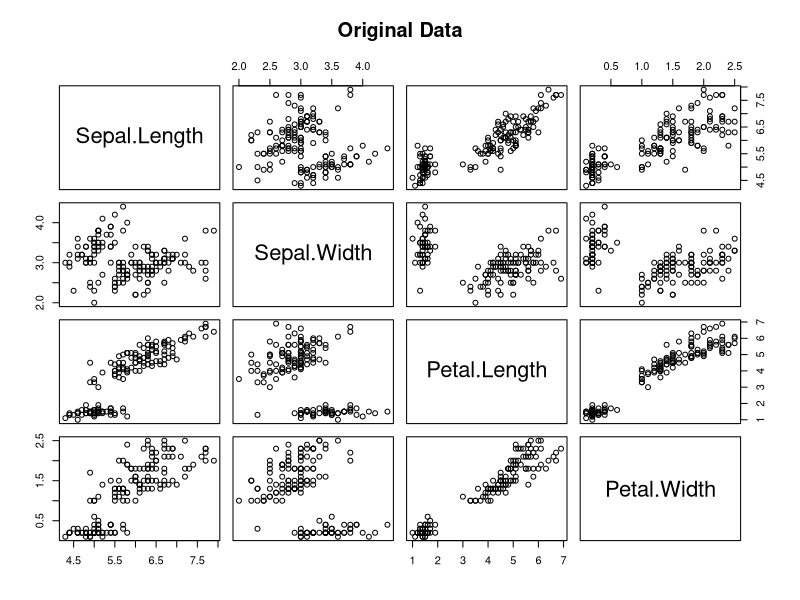
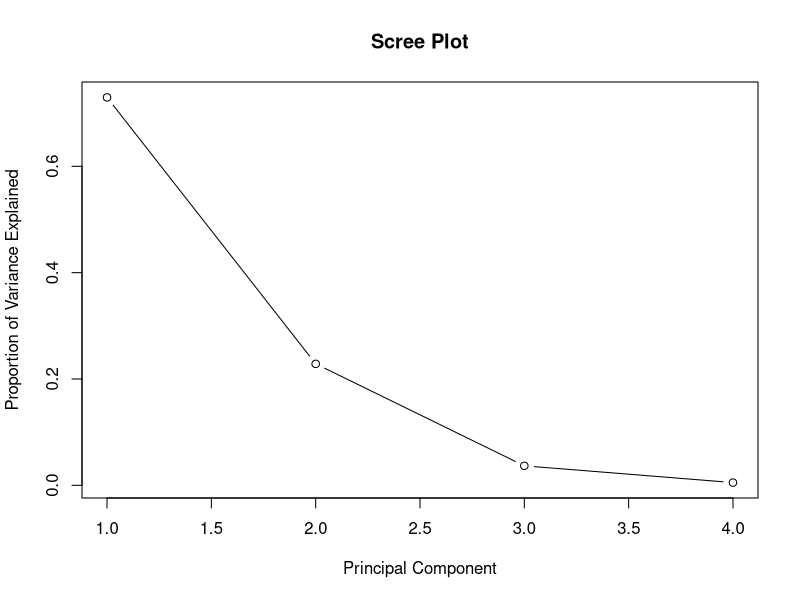
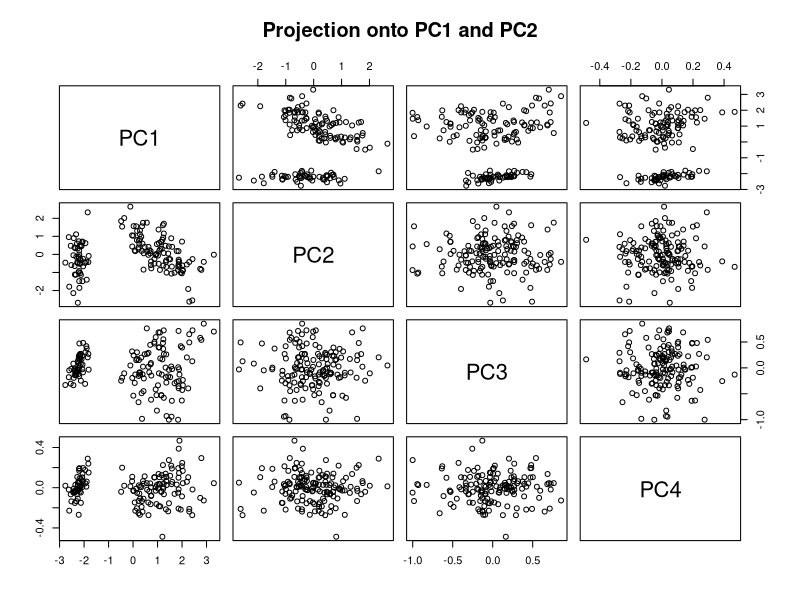
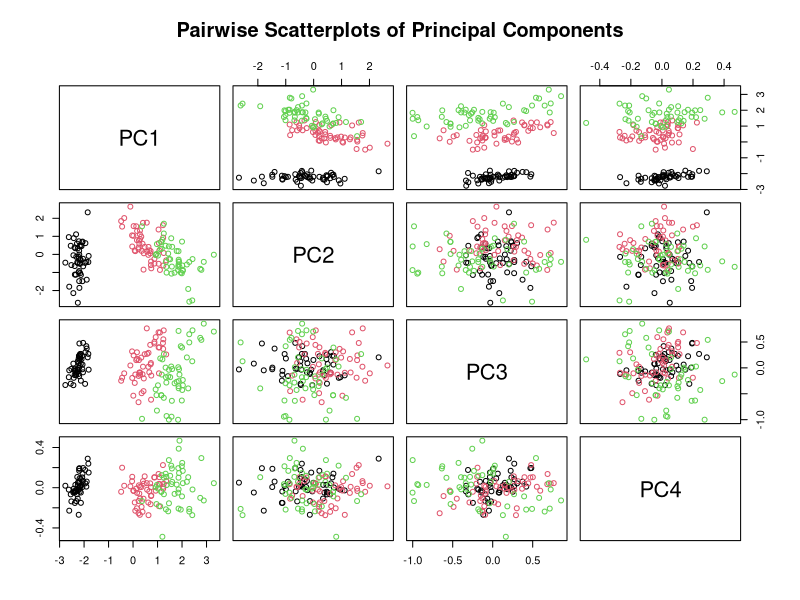

These charts were generated, in order, by the following R code:
library(ggplot2)

pca <- function(data, n_components = NULL) {
    # test
    print(summary(data))
    print(sprintf("standard deviation x: %f", sd(data$x)))
    print(sprintf("standard deviation x: %f", sd(data$y)))

    # Step 1: Standardize the Data
    data_scaled <- scale(d, center = TRUE, scale = TRUE)
    # plot(data_scaled, col = "red", pch = 16, cex = 2, )
    # Step 2: Compute the Covariance Matrix
    covariance_matrix <- cov(data_scaled)
    print(covariance_matrix)
    # Step 3: Compute the Eigenvectors and Eigenvalues
    eig <- eigen(covariance_matrix)
    eigenvalues <- eig$values
    eigenvectors <- eig$vectors
    print("eigenvalues :")
    print(eigenvalues)
    print("eigenvectors :")
    print(eigenvectors)
    # Step 4: Sort Eigenvalues and Corresponding Eigenvectors
    sorted_indices <- order(eigenvalues, decreasing = TRUE)
    eigenvalues <- eigenvalues[sorted_indices]
    eigenvectors <- eigenvectors[, sorted_indices]

    # Step 5: Select Number of Principal Components
    if (is.null(n_components)) {
        n_components <- ncol(data)
    }
    eigenvectors <- eigenvectors[, 1:n_components]

    # Step 6: Transform the Data
    pca_transformed <- data_scaled %*% eigenvectors
    return(list(
        transformed_data = pca_transformed,
        eigenvalues = eigenvalues,
        eigenvectors = eigenvectors,
        data_scaled = data_scaled
    ))
}
# Step 1: Load the Data
# d <- expand.grid(x = 1:10, y = 1:10)
# d$x <- 2 * d$x
d <- iris[, 1:4]

# png("unit3/output/p2_pcamanual.png")
# par(mfrow = c(2, 2))
png("unit3/output/p2_manual_origin.png")
plot(d, main = "Original Data")
dev.off()
# Apply PCA to dataset d
pca_result <- pca(d)

# print(pca_result$eigenvectors)

pc_df <- as.data.frame(pca_result$transformed_data)
colnames(pc_df) <- paste0("PC", 1:ncol(pc_df))
# print(pca_result$eigenvalues)
variance_explained <- pca_result$eigenvalues / sum(pca_result$eigenvalues)
png("unit3/output/p2_manual_screeplot.png")
plot(variance_explained, type = "b", main = "Scree Plot", 
     xlab = "Principal Component", ylab = "Proportion of Variance Explained")
dev.off()


png("unit3/output/p2_manual_pca.png")
plot(pc_df, main = "Projection onto PC1 and PC2")
dev.off()
# pairs(pc_df[, 1:2], main = "Pairwise Scatterplots of Principal Components")

png("unit3/output/p2_manual_pairwise.png")
pc_df$Species <- iris$Species
pairs(pc_df[, 1:4],col = as.numeric(pc_df$Species), main = "Pairwise Scatterplots of Principal Components")
dev.off()
# biplot(pca_result$transformed_data, pca_result$eigenvectors,
#     main = "PCA Biplot (New Coordinate System)"
# )



revert_data <- function(origin_data,pca_result) {
    # Step 1: Multiply PC scores by the transpose of eigenvectors
    X_scaled_reconstructed <- pca_result$transformed_data %*% t(pca_result$eigenvectors)

    # Step 2: Rescale back to original scale (undo standardization)
    X_reconstructed <- sweep(X_scaled_reconstructed, 2, attr(pca_result$data_scaled, "scaled:scale"), "*")
    X_reconstructed <- sweep(X_reconstructed, 2, attr(pca_result$data_scaled, "scaled:center"), "+")

    # Convert to dataframe
    X_reconstructed <- as.data.frame(X_reconstructed)
    colnames(X_reconstructed) <- colnames(data) # Restore original column names

    # Print reconstructed data (should be close to original data)
    # print(X_reconstructed)

    # Compare original and reconstructed data
    original_vs_reconstructed <- cbind(origin_data, X_reconstructed)
    colnames(original_vs_reconstructed) <- c("X_Original", "Y_Original",
                                            "X_Reconstructed", "y_Reconstructed")

    print(original_vs_reconstructed)


}
# revert_data(d,pca_result)
